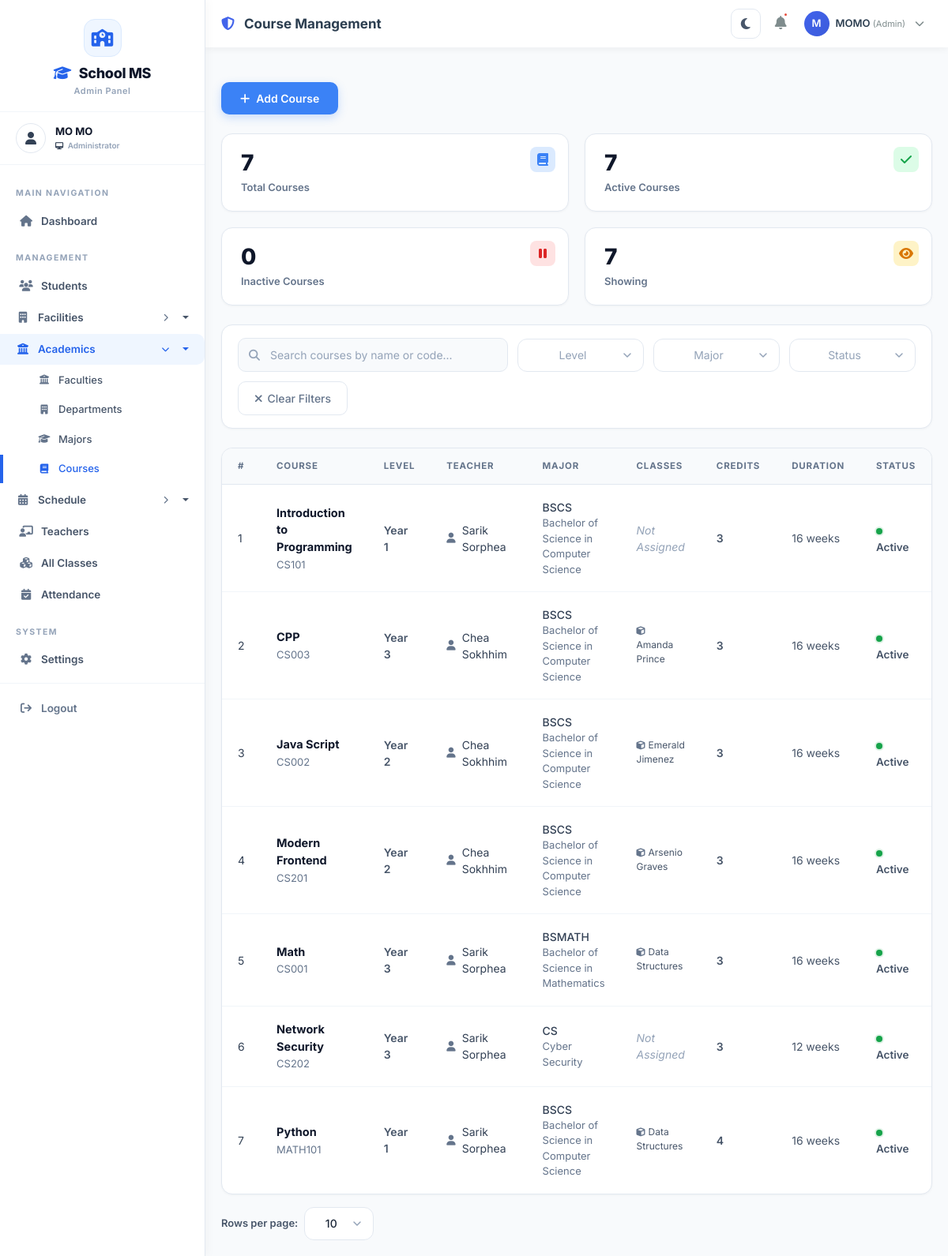
/courses/ (signed in), run on an earlier commit of the app's database.
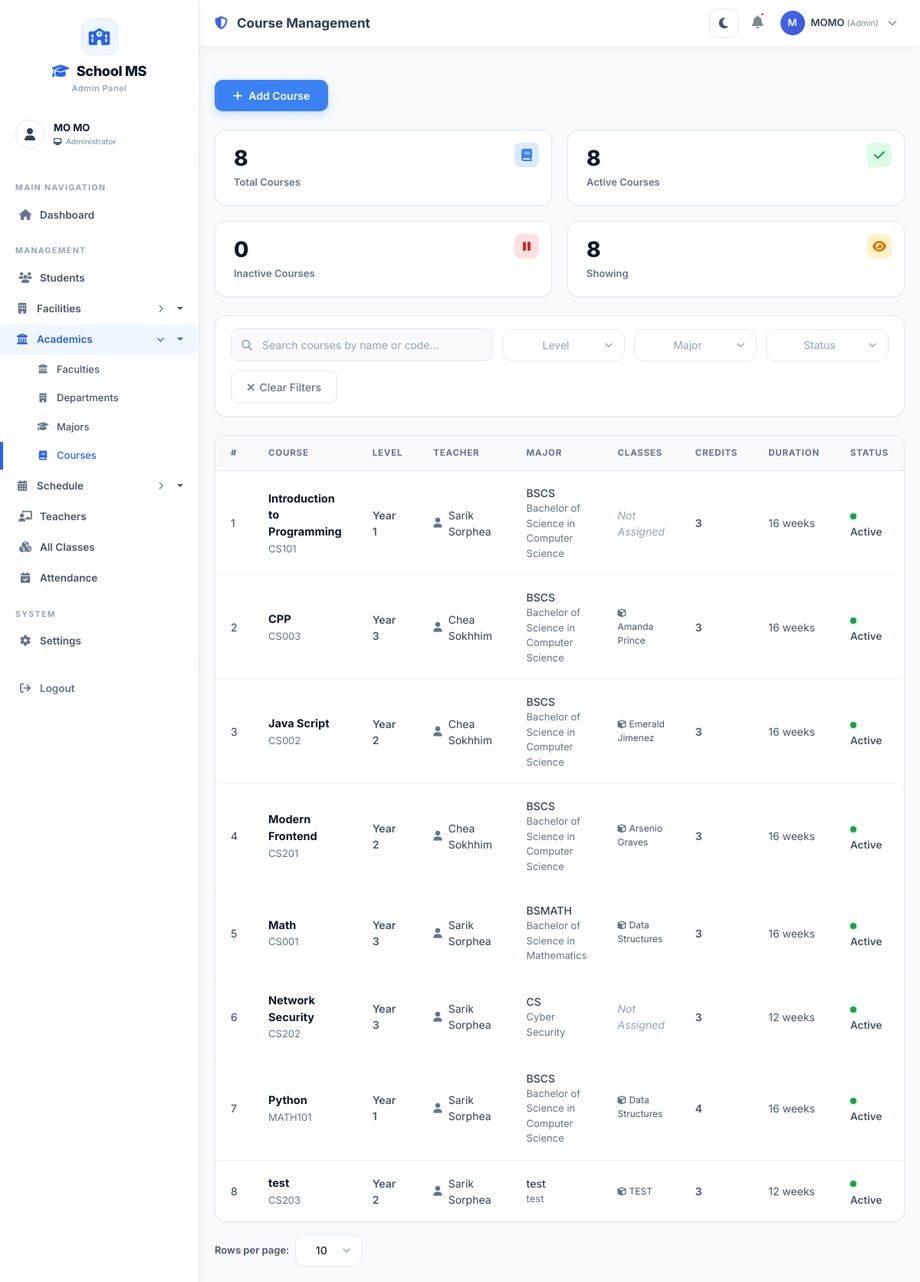
And on a later commit of the database.
### courses/models.py (models this page shows, shortened)
class Course(models.Model):
    LEVEL_CHOICES = [
        ('100', 'Year 1'),
        ('200', 'Year 2'),
        ('300', 'Year 3'),
        ('400', 'Year 4'),
        ('500', 'Year 5'),
    ]
    course_id = models.CharField(max_length=20, unique=True, editable=False)
    code = models.CharField(max_length=20, unique=True)
    name = models.CharField(max_length=200)
    description = models.TextField()
    credits = models.IntegerField()
    level = models.CharField(max_length=10, choices=LEVEL_CHOICES, default='100')
    duration = models.CharField(max_length=50, default='12 weeks')
    fee = models.DecimalField(max_digits=10, decimal_places=2, default=0.00)
    major = models.ForeignKey(
        Major,
        on_delete=models.SET_NULL,
        null=True,
        blank=True,
        related_name='courses'
    )
    teacher = models.ForeignKey(
        Teacher,
        on_delete=models.SET_NULL,
        null=True,
        blank=True,
        related_name='courses'
    )
    prerequisites = models.ManyToManyField('self', symmetrical=False, blank=True)
    time_slots = models.ManyToManyField(
        'classes.TimeSlot',
        blank=True,
        related_name='course_time_slots'
    )
    is_active = models.BooleanField(default=True)
    created_at = models.DateTimeField(auto_now_add=True)
    updated_at = models.DateTimeField(auto_now=True)
    class Meta:
        ordering = ['code']

class Major(models.Model):
    DEGREE_TYPES = [
        ('bachelor', 'Bachelor'),
        ('master', 'Master'),
        ('phd', 'PhD'),
        ('diploma', 'Diploma'),
        ('certificate', 'Certificate'),
    ]
    name = models.CharField(max_length=200)
    code = models.CharField(max_length=20, unique=True)
    degree_type = models.CharField(max_length=20, choices=DEGREE_TYPES, default='bachelor')
    description = models.TextField(blank=True, null=True)
    department = models.ForeignKey(Department, on_delete=models.CASCADE, related_name='majors')
    duration = models.IntegerField(help_text="Duration in years")
    total_credits = models.IntegerField(help_text="Total credits required to graduate")
    is_active = models.BooleanField(default=True)
    created_at = models.DateTimeField(auto_now_add=True)
    updated_at = models.DateTimeField(auto_now=True)
    class Meta:
        ordering = ['name']

### teachers/models.py (models this page shows, shortened)
class Teacher(models.Model):
    GENDER_CHOICES = [
        ('M', 'Male'),
        ('F', 'Female'),
        ('O', 'Other')
    ]
    POSITION_CHOICES = [
        ('dean', '👑 Dean'),
        ('associate_dean', 'Associate Dean'),
        ('department_head', 'Department Head'),
        ('professor', 'Professor'),
        ('associate_professor', 'Associate Professor'),
        ('assistant_professor', 'Assistant Professor'),
        ('lecturer', 'Lecturer'),
        ('instructor', 'Instructor'),
        ('teaching_assistant', 'Teaching Assistant'),
    ]
    user = models.OneToOneField(User, on_delete=models.CASCADE, related_name='teacher_profile', null=True, blank=True)
    teacher_id = models.CharField(max_length=20, unique=True)
    first_name = models.CharField(max_length=100)
    last_name = models.CharField(max_length=100)
    date_of_birth = models.DateField()
    gender = models.CharField(max_length=10, choices=GENDER_CHOICES)
    phone = models.CharField(max_length=15)
    email = models.EmailField()
    address = models.TextField(blank=True, null=True)
    profile_picture = models.ImageField(upload_to='teachers/', blank=True, null=True)
    qualification = models.CharField(max_length=200, blank=True, null=True)
    specialization = models.CharField(max_length=200, blank=True, null=True)
    years_of_experience = models.IntegerField(default=0)
    position = models.CharField(
        max_length=50,
        choices=POSITION_CHOICES,
        default='lecturer',
        help_text="Current position/rank of the teacher"
    )
    hired_date = models.DateField(null=True, blank=True)
    is_active = models.BooleanField(default=True)
    created_at = models.DateTimeField(auto_now_add=True)
    updated_at = models.DateTimeField(auto_now=True)
    def get_full_name(self):
        return f"{self.first_name} {self.last_name}"
    class Meta:
        ordering = ['first_name', 'last_name']

### classes/models.py (models this page shows, shortened)
class Class(models.Model):
    name = models.CharField(max_length=100)
    section = models.CharField(max_length=10, blank=True, null=True)
    code = models.CharField(max_length=20, unique=True, blank=True, null=True)
    building = models.ForeignKey(Building, on_delete=models.SET_NULL, null=True, blank=True, related_name='classes')
    floor = models.ForeignKey(Floor, on_delete=models.SET_NULL, null=True, blank=True, related_name='classes')
    room = models.ForeignKey(Room, on_delete=models.SET_NULL, null=True, blank=True, related_name='classes')
    room_number = models.CharField(max_length=20, blank=True, null=True)
    time_slots = models.ManyToManyField(TimeSlot, blank=True, related_name='classes')
    schedule = models.CharField(max_length=100, blank=True, null=True)
    start_time = models.TimeField(blank=True, null=True)
    end_time = models.TimeField(blank=True, null=True)
    days = models.CharField(max_length=50, blank=True, null=True)
    term = models.ForeignKey(Term, on_delete=models.SET_NULL, null=True, blank=True, related_name='classes')
    term_type = models.CharField(max_length=20, choices=Term.TERM_TYPES, blank=True, null=True)
    academic_year = models.CharField(max_length=20, blank=True, null=True)
    capacity = models.IntegerField(default=30)
    teacher = models.ForeignKey(Teacher, on_delete=models.SET_NULL, null=True, blank=True, related_name='classes')
    courses = models.ManyToManyField(
        'courses.Course',
        blank=True,
        related_name='class_offerings'  # This is the reverse name
    )
    is_active = models.BooleanField(default=True)
    start_date = models.DateField(blank=True, null=True)
    end_date = models.DateField(blank=True, null=True)
    created_at = models.DateTimeField(auto_now_add=True)
    updated_at = models.DateTimeField(auto_now=True)
    class Meta:
        verbose_name_plural = "Classes"
        ordering = ['name']

### courses/views.py (the view, shortened to what this page needs)
# urls.py: path('', views.course_list, name='course_list'),
@login_required
@admin_required
def course_list(request):
    courses = Course.objects.all()
    form = CourseSearchForm(request.GET or None)
    total_courses = Course.objects.count()
    active_courses = Course.objects.filter(is_active=True).count()
    inactive_courses = Course.objects.filter(is_active=False).count()
    per_page = request.GET.get('per_page', '10')
    try:
        per_page = int(per_page)
    except (TypeError, ValueError):
        per_page = 10
    if per_page not in (5, 10, 20):
        per_page = 10
    paginator = Paginator(courses, per_page)
    page = request.GET.get('page')
    courses_page = paginator.get_page(page)
    context = {
        'courses': courses_page,
        'per_page': per_page,
        'form': form,
        'total_courses': total_courses,
        'active_courses': active_courses,
        'inactive_courses': inactive_courses,
        'majors': Major.objects.filter(is_active=True).select_related('department'),
    }
    return render(request, 'Backend/admin/course/course_list.html', context)

### classes/context_processors.py (called while the page is built)
def sidebar_counts(request):
    return {
        'total_buildings': Building.objects.filter(is_active=True).count(),
        'total_floors': Floor.objects.filter(is_active=True).count(),
        'total_rooms': Room.objects.filter(is_active=True).count(),
        'total_terms': Term.objects.filter(is_active=True).count(),
        'total_timeslots': TimeSlot.objects.filter(is_active=True).count(),
    }

### templates/Backend/admin/course/course_list.html (shortened to what the changed rows need)
{% extends 'Backend/layouts/admin_layout.html' %}
{% load static %}
{% block content %}
<div class="kpi-grid">
    <div class="kpi-card">
        <div class="kpi-badge blue">
            <i class="fas fa-book"></i>
        </div>
        <div class="kpi-number">{{ total_courses|default:0 }}</div>
        <div class="kpi-label">Total Courses</div>
    </div>
    <div class="kpi-card">
        <div class="kpi-badge green">
            <i class="fas fa-check"></i>
        </div>
        <div class="kpi-number">{{ active_courses|default:0 }}</div>
        <div class="kpi-label">Active Courses</div>
    </div>
    <div class="kpi-card">
        <div class="kpi-badge orange">
            <i class="fas fa-eye"></i>
        </div>
        <div class="kpi-number" id="visibleCountCard">{{ courses.paginator.count|default:0 }}</div>
        <div class="kpi-label">Showing</div>
    </div>
</div>
<div class="table-container">
    <div class="table-responsive">
        <table class="data-table">
            <thead>
                <tr>
                    <th style="width: 50px;">#</th>
                    <th>Course</th>
                    <th>Level</th>
                    <th>Teacher</th>
                    <th>Major</th>
                    <th>Classes</th>
                    <th>Credits</th>
                    <th>Duration</th>
                    <th>Status</th>
                </tr>
            </thead>
            <tbody id="tableBody">
                {% for course in courses %}
                <tr class="course-row" data-name="{{ course.name|lower }}" data-code="{{ course.code|lower }}"
                    data-level="{{ course.level }}" data-major="{{ course.major.id|default:'' }}"
                    data-status="{% if course.is_active %}active{% else %}inactive{% endif %}">
                    <td>{{ forloop.counter }}</td>
                    <td>
                        <div>
                            <div class="course-name-main">{{ course.name }}</div>
                            <div class="course-meta">{{ course.course_id }}</div>
                        </div>
                    </td>
                    <td>
                        <span style="font-weight: 600; color: #475569;">{{ course.get_level_display }}</span>
                    </td>
                    <td>
                        {% if course.teacher %}
                        <span class="instructor-cell">
                            <i class="fas fa-user"></i>
                            {{ course.teacher.get_full_name }}
                        </span>
                        {% else %}
                        <span class="instructor-cell unassigned">
                            <i class="fas fa-exclamation-triangle"></i>
                            Unassigned
                        </span>
                        {% endif %}
                    </td>
                    <td>
                        {% if course.major %}
                        <div style="font-weight: 500; color: #334155;">{{ course.major.code }}</div>
                        <div style="font-size: 13px; color: #64748b;">{{ course.major.name }}</div>
                        {% else %}
                        <span style="color: #94a3b8;">—</span>
                        {% endif %}
                    </td>
                    <td>
                        {% if course.class_offerings.exists %}
                        {% for class in course.class_offerings.all %}
                        <span style="font-size: 12px; color: #475569; display: inline-block; margin-bottom: 2px;">
                            <i class="fas fa-cube" style="color: #64748b; font-size: 11px; margin-right: 4px;"></i>{{ class.name }}
                        </span><br>
                        {% endfor %}
                        {% else %}
                        <span style="color: #94a3b8; font-style: italic;">Not Assigned</span>
                        {% endif %}
                    </td>
                    <td>
                        <span style="font-weight: 600; color: #475569;">{{ course.credits }}</span>
                    </td>
                    <td>
                        <span style="color: #475569;">{{ course.duration }}</span>
                    </td>
                    <td>
                        <span class="status-text">
                            <span class="status-dot {% if course.is_active %}active{% else %}inactive{% endif %}"></span>
                            {% if course.is_active %}Active{% else %}Inactive{% endif %}
                        </span>
                    </td>
                </tr>
                {% endfor %}
            </tbody>
        </table>
    </div>
</div>
{% endblock %}

What changed in the data, as far as the page shows it:
added Course: name "test", course_id "CS203", level "Year 2", teacher.get_full_name "Sarik Sorphea", major.code "test", major.name "test", credits "3", duration "12 weeks", is_active True (drawn)
now on this page (row edited): Class: name "TEST", shown under "test"
Also different on the page:
{{ total_courses|default:0 }}: "7" → "8"
{{ active_courses|default:0 }}: "7" → "8"
{{ courses.paginator.count|default:0 }}: "7" → "8"
